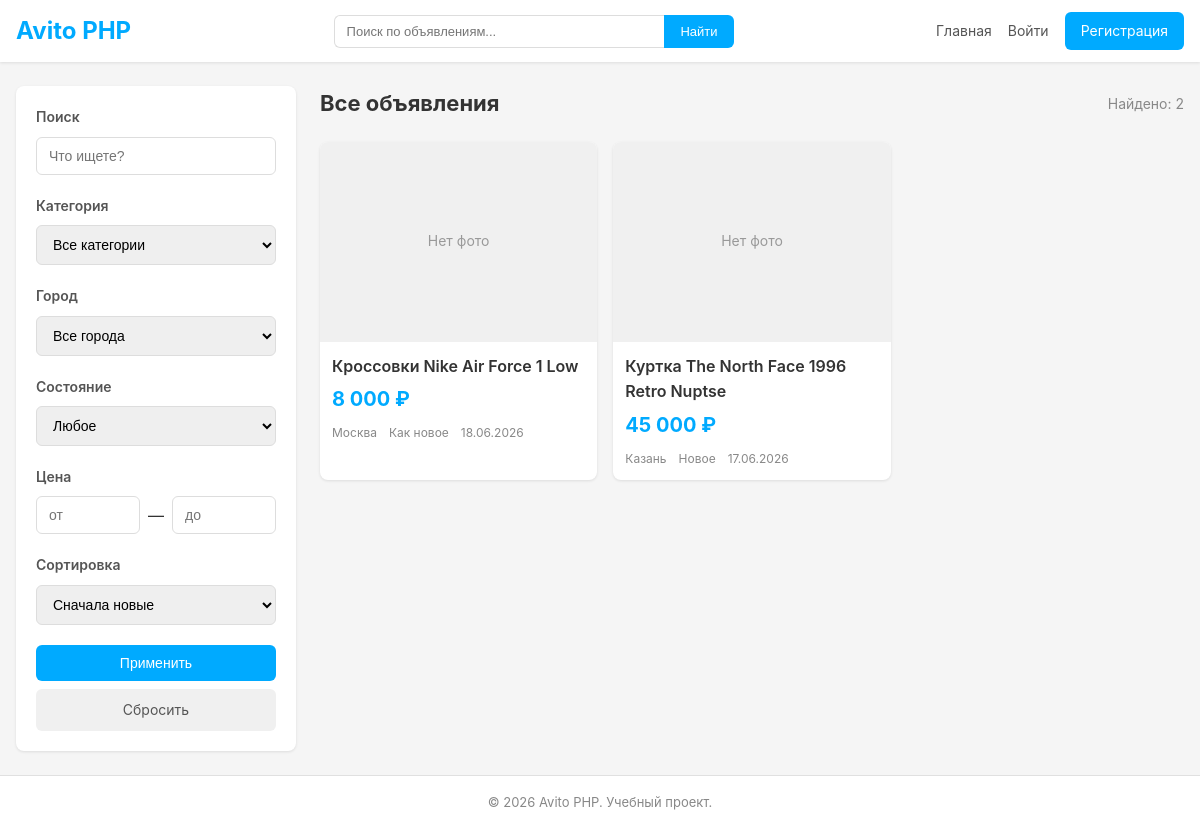
Screenshot of /search?category_id=4 with the database file from the repository.
### tables this page shows
CREATE TABLE IF NOT EXISTS advertisements (
    ad_id INT AUTO_INCREMENT PRIMARY KEY,
    seller_id INT NOT NULL,
    category_id INT NOT NULL,
    item_condition_id INT NOT NULL,
    city_id INT NOT NULL,
    title VARCHAR(255) NOT NULL,
    description TEXT NOT NULL,
    price DECIMAL(10, 2) NOT NULL,
    status_id INT NOT NULL,
    created_at TIMESTAMP NOT NULL DEFAULT CURRENT_TIMESTAMP,
    updated_at TIMESTAMP NULL DEFAULT NULL,

    FOREIGN KEY (seller_id) REFERENCES users(user_id) ON DELETE CASCADE,  
    FOREIGN KEY (category_id) REFERENCES categories(category_id),
    FOREIGN KEY (item_condition_id) REFERENCES item_conditions(item_condition_id),
    FOREIGN KEY (status_id) REFERENCES advertisement_statuses(ad_status_id),
    FOREIGN KEY (city_id) REFERENCES cities(city_id)
);

CREATE TABLE IF NOT EXISTS cities (
    city_id INT AUTO_INCREMENT PRIMARY KEY,
    name VARCHAR(100) NOT NULL UNIQUE
);

CREATE TABLE IF NOT EXISTS item_conditions (
    item_condition_id INT AUTO_INCREMENT PRIMARY KEY,
    name VARCHAR(100) NOT NULL
);

### src/Core/View.php (called while the page is built, shortened)
<?php
class View
{
    private string $viewsPath;
    public function __construct(?string $viewsPath = null)
    {
        $this->viewsPath = $viewsPath ?: __DIR__ . '/../Views';
    }
    public function render(string $template, array $data = []): void
    {
        extract($data);
        $layoutContent = function () use ($template, $data) {
            extract($data);
            $path = $this->viewsPath . '/' . $template . '.php';
            if (!file_exists($path)) {
                throw new \RuntimeException("View not found: {$template}");
            }
            require $path;
        };
        require $this->viewsPath . '/layouts/header.php';
        $layoutContent();
        require $this->viewsPath . '/layouts/footer.php';
    }
    public function escape(string $value): string
    {
        return htmlspecialchars($value, ENT_QUOTES, 'UTF-8');
    }
}

### src/Core/Controller.php (called while the page is built, shortened)
<?php
abstract class Controller
{
    protected Session $session;
    protected View $view;
    public function __construct()
    {
        $this->request = new Request();
        $this->session = Session::getInstance();
        $this->view = new View();
    }
    protected function getLayoutData(): array
    {
        return [
            'user' => $this->session->getUser(),
            'app' => require __DIR__ . '/../../config/app.php',
        ];
    }
    protected function render(string $template, array $data = []): void
    {
        $this->view->render($template, array_merge($this->getLayoutData(), $data));
    }
}

### src/Controllers/SearchController.php (called while the page is built, shortened)
<?php
class SearchController extends Controller
{
    private AdvertisementRepository $adRepo;
    private CategoryRepository $categoryRepo;
    private CityRepository $cityRepo;
    private ItemConditionRepository $conditionRepo;
    public function __construct()
    {
        $this->adRepo = new AdvertisementRepository();
        $this->categoryRepo = new CategoryRepository();
        $this->cityRepo = new CityRepository();
        $this->conditionRepo = new ItemConditionRepository();
    }
    public function index(): void
    {
        $search = $this->request->get('q', '');
        $categoryId = $this->request->get('category_id') ? (int) $this->request->get('category_id') : null;
        $cityId = $this->request->get('city_id') ? (int) $this->request->get('city_id') : null;
        $itemConditionId = $this->request->get('item_condition_id') ? (int) $this->request->get('item_condition_id') : null;
        $priceMin = $this->request->get('price_min') !== null ? (float) $this->request->get('price_min') : null;
        $priceMax = $this->request->get('price_max') !== null ? (float) $this->request->get('price_max') : null;
        $sort = $this->request->get('sort', 'date_desc');
        $page = $this->request->get('page') ? max(1, (int) $this->request->get('page')) : 1;
        $perPage = 20;
        $offset = ($page - 1) * $perPage;
        $total = $this->adRepo->countActive(
            $categoryId, $cityId, $search ?: null,
            $itemConditionId, $priceMin, $priceMax
        );
        $ads = $this->adRepo->findAllActive(
            $categoryId, $cityId, $search ?: null,
            $itemConditionId, $priceMin, $priceMax,
            $sort, $perPage, $offset
        );
        $categories = $this->categoryRepo->findParents();
        $cities = $this->cityRepo->findAll('name');
        $conditions = $this->conditionRepo->findAll();
        $totalPages = (int) ceil($total / $perPage);
        $this->render('search/index', [
            'title' => $search ? "Поиск: {$search}" : 'Поиск объявлений',
            'ads' => $ads,
            'categories' => $categories,
            'cities' => $cities,
            'conditions' => $conditions,
            'search' => $search,
            'selectedCategory' => $categoryId,
            'selectedCity' => $cityId,
            'selectedCondition' => $itemConditionId,
            'priceMin' => $priceMin,
            'priceMax' => $priceMax,
            'sort' => $sort,
            'page' => $page,
            'totalPages' => $totalPages,
            'total' => $total,
        ]);
    }
}

### public/index.php (called while the page is built, shortened)
<?php
require_once __DIR__ . '/../autoload.php';
$dbConfig = require __DIR__ . '/../config/database.php';
$router = new Router();
$router->addMiddlewareAlias('auth', fn() => new AuthMiddleware());
$router->addMiddlewareAlias('guest', fn() => new GuestMiddleware());
$router->get('/login', 'AuthController@loginForm', ['guest']);
$router->post('/login', 'AuthController@login', ['guest']);
$router->get('/register', 'AuthController@registerForm', ['guest']);
$router->post('/register', 'AuthController@register', ['guest']);
$router->get('/logout', 'AuthController@logout', ['auth']);
$router->get('/', 'HomeController@index');
$router->get('/search', 'SearchController@index');
$router->get('/ad/create', 'AdController@create', ['auth']);
$router->post('/ad/create', 'AdController@store', ['auth']);
$router->get('/ad/{id}', 'AdController@show');
$router->get('/ad/{id}/edit', 'AdController@edit', ['auth']);
$router->post('/ad/{id}/edit', 'AdController@update', ['auth']);
$router->post('/ad/{id}/delete', 'AdController@destroy', ['auth']);
$router->get('/profile/ads', 'AdController@userAds', ['auth']);
$router->dispatch($_SERVER['REQUEST_METHOD'], $_SERVER['REQUEST_URI']);

### src/Core/Database.php (called while the page is built, shortened)
<?php
class Database
{
    private static ?Database $instance = null;
    private \PDO $pdo;
    private function __construct(array $config)
    {
        $dsn = sprintf(
            '%s:host=%s;port=%d;dbname=%s;charset=%s',
            $config['driver'],
            $config['host'],
            $config['port'],
            $config['database'],
            $config['charset']
        );
        $this->pdo = new \PDO($dsn, $config['username'], $config['password'], $config['options']);
    }
    public static function init(array $config): void
    {
        self::$instance = new self($config);
    }
    public static function getInstance(): self
    {
        return self::$instance;
    }
    public function query(string $sql, array $params = []): \PDOStatement
    {
        $stmt = $this->pdo->prepare($sql);
        $stmt->execute($params);
        return $stmt;
    }
    public function fetchAll(string $sql, array $params = []): array
    {
        return $this->query($sql, $params)->fetchAll();
    }
}

### src/Repositories/AdvertisementRepository.php (called while the page is built, shortened)
<?php
class AdvertisementRepository
{
    private Database $db;
    public function __construct()
    {
        $this->db = Database::getInstance();
    }
    public function findAllActive(
        ?int $categoryId = null,
        ?int $cityId = null,
        ?string $search = null,
        ?int $itemConditionId = null,
        ?float $priceMin = null,
        ?float $priceMax = null,
        string $sort = 'date_desc',
        int $limit = 20,
        int $offset = 0
    ): array
    {
        $sql = "SELECT a.*, c.name AS category_name, ct.name AS city_name,
                       ic.name AS condition_name, s.name AS status_name,
                       ai.image_path as first_image_path
                FROM advertisements a
                LEFT JOIN advertisement_images ai ON a.ad_id = ai.ad_id AND ai.sort_order = 1
                JOIN categories c ON a.category_id = c.category_id
                JOIN cities ct ON a.city_id = ct.city_id
                JOIN item_conditions ic ON a.item_condition_id = ic.item_condition_id
                JOIN advertisement_statuses s ON a.status_id = s.ad_status_id
                WHERE a.status_id = 3";
        $params = [];
        if ($categoryId) {
            $sql .= " AND (a.category_id = ? OR c.parent_id = ?)";
            $params[] = $categoryId;
            $params[] = $categoryId;
        }
        $sort = match ($sort) {
            'date_asc' => 'a.created_at ASC',
            'price_asc' => 'a.price ASC',
            'price_desc' => 'a.price DESC',
            default => 'a.created_at DESC',
        };
        $sql .= " ORDER BY {$sort} LIMIT ? OFFSET ?";
        $params[] = $limit;
        $params[] = $offset;
        return array_map(fn($row) => $this->hydrate($row), $this->db->fetchAll($sql, $params));
    }
    private function hydrate(array $row): Advertisement
    {
        $ad = new Advertisement();
        foreach ($row as $key => $value) {
            $ad->$key = $value;
        }
        return $ad;
    }
}

### autoload.php (called while the page is built, shortened)
<?php
spl_autoload_register(function (string $class) {
    $prefix = 'App\\';
    $baseDir = __DIR__ . '/src/';
    $len = strlen($prefix);
    $relativeClass = substr($class, $len);
    $file = $baseDir . str_replace('\\', '/', $relativeClass) . '.php';
});

### src/Core/Request.php (called while the page is built, shortened)
<?php
class Request
{
    public function get(string $key, mixed $default = null): mixed
    {
        return $_GET[$key] ?? $default;
    }
}

### src/Views/search/index.php (the view, shortened to what this page needs)
<div class="search-page">
    <div class="search-page__sidebar">
        <form action="/search" method="GET" class="filter-form">
            <div class="filter-form__section">
                <h3>Поиск</h3>
                <input type="text" name="q" class="filter-form__input" placeholder="Что ищете?" value="<?= $this->escape($search) ?>">
            </div>
            <div class="filter-form__section">
                <h3>Категория</h3>
                <select name="category_id" class="filter-form__select">
                    <option value="">Все категории</option>
                </select>
            </div>
            <div class="filter-form__section">
                <h3>Город</h3>
                <select name="city_id" class="filter-form__select">
                    <option value="">Все города</option>
                </select>
            </div>
            <div class="filter-form__section">
                <h3>Состояние</h3>
                <select name="item_condition_id" class="filter-form__select">
                    <option value="">Любое</option>
                </select>
            </div>
            <div class="filter-form__section">
                <h3>Цена</h3>
                <div class="filter-form__price">
                    <input type="number" name="price_min" class="filter-form__input" placeholder="от" value="<?= $priceMin !== null ? $this->escape((string) $priceMin) : '' ?>" min="0">
                    <span>—</span>
                    <input type="number" name="price_max" class="filter-form__input" placeholder="до" value="<?= $priceMax !== null ? $this->escape((string) $priceMax) : '' ?>" min="0">
                </div>
            </div>
            <div class="filter-form__section">
                <h3>Сортировка</h3>
                <select name="sort" class="filter-form__select">
                    <option value="date_desc" <?= $sort === 'date_desc' ? 'selected' : '' ?>>Сначала новые</option>
                </select>
            </div>
            <button type="submit" class="btn btn--primary filter-form__submit">Применить</button>
            <a href="/search" class="btn filter-form__reset">Сбросить</a>
        </form>
    </div>
    <div class="search-page__content">
        <div class="search-page__header">
            <h1><?= $search ? "Результаты по запросу «{$this->escape($search)}»" : 'Все объявления' ?></h1>
            <span class="search-page__count">Найдено: <?= $total ?></span>
        </div>
        <?php if (empty($ads)): ?>
            <div class="search-page__empty">
                <p>По вашему запросу ничего не найдено.</p>
                <a href="/search" class="btn">Сбросить фильтры</a>
            </div>
        <?php else: ?>
            <div class="ads-grid">
                <?php foreach ($ads as $ad): ?>
                    <div class="ad-card">
                        <a href="/ad/<?= $ad->ad_id ?>" class="ad-card__link">
                            <div class="ad-card__image">
                                <?php if (!empty($ad->first_image_path)): ?>
                                    <img src="/<?= $this->escape($ad->first_image_path) ?>" alt="<?= $this->escape($ad->title) ?>">
                                <?php else: ?>
                                    <div class="ad-card__no-image">Нет фото</div>
                                <?php endif; ?>
                            </div>
                            <div class="ad-card__body">
                                <h3 class="ad-card__title"><?= $this->escape($ad->title) ?></h3>
                                <div class="ad-card__price"><?= number_format($ad->price, 0, ',', ' ') ?> ₽</div>
                                <div class="ad-card__meta">
                                    <span><?= $this->escape($ad->city_name) ?></span>
                                    <span><?= $this->escape($ad->condition_name) ?></span>
                                    <span><?= date('d.m.Y', strtotime($ad->created_at)) ?></span>
                                </div>
                            </div>
                        </a>
                    </div>
                <?php endforeach; ?>
            </div>
        <?php endif; ?>
    </div>
</div>

### src/Core/Router.php (shortened to what this page needs)
<?php
class Router
{
    private array $routes = [];
    public function addRoute(string $method, string $pattern, string $handler, array $middleware = []): void
    {
        $this->routes[] = [
            'method' => $method,
            'pattern' => $pattern,
            'handler' => $handler,
            'middleware' => $middleware,
        ];
    }
    public function dispatch(string $method, string $uri): void
    {
        $uri = parse_url($uri, PHP_URL_PATH);
        $uri = rtrim($uri, '/') ?: '/';
        foreach ($this->routes as $route) {
            if ($route['method'] !== $method) {
                continue;
            }
            $params = $this->matchRoute($route['pattern'], $uri);
            if ($params === null) {
                continue;
            }
            [$controllerClass, $action] = explode('@', $route['handler']);
            $controllerClass = 'App\\Controllers\\' . $controllerClass;
            $controller = new $controllerClass();
            $controller->$action(...$params);
            return;
        }
    }
    private function matchRoute(string $pattern, string $uri): ?array
    {
        $regex = preg_replace('/\{(\w+)\}/', '(?P<$1>[^/]+)', $pattern);
        $regex = '#^' . $regex . '$#';
        if (preg_match($regex, $uri, $matches)) {
            return array_filter($matches, 'is_string', ARRAY_FILTER_USE_KEY);
        }
        return null;
    }
}

### rows the page displays
advertisements: title "Кроссовки Nike Air Force 1 Low", price "8 000", city.name "Москва", item_condition.name "Как новое", created_at "18.06.2026"
advertisements: title "Куртка The North Face 1996 Retro Nuptse", price "45 000", city.name "Казань", item_condition.name "Новое", created_at "17.06.2026"

### other values shown
$this->escape($app['name']) "Avito PHP"
$total "2"
